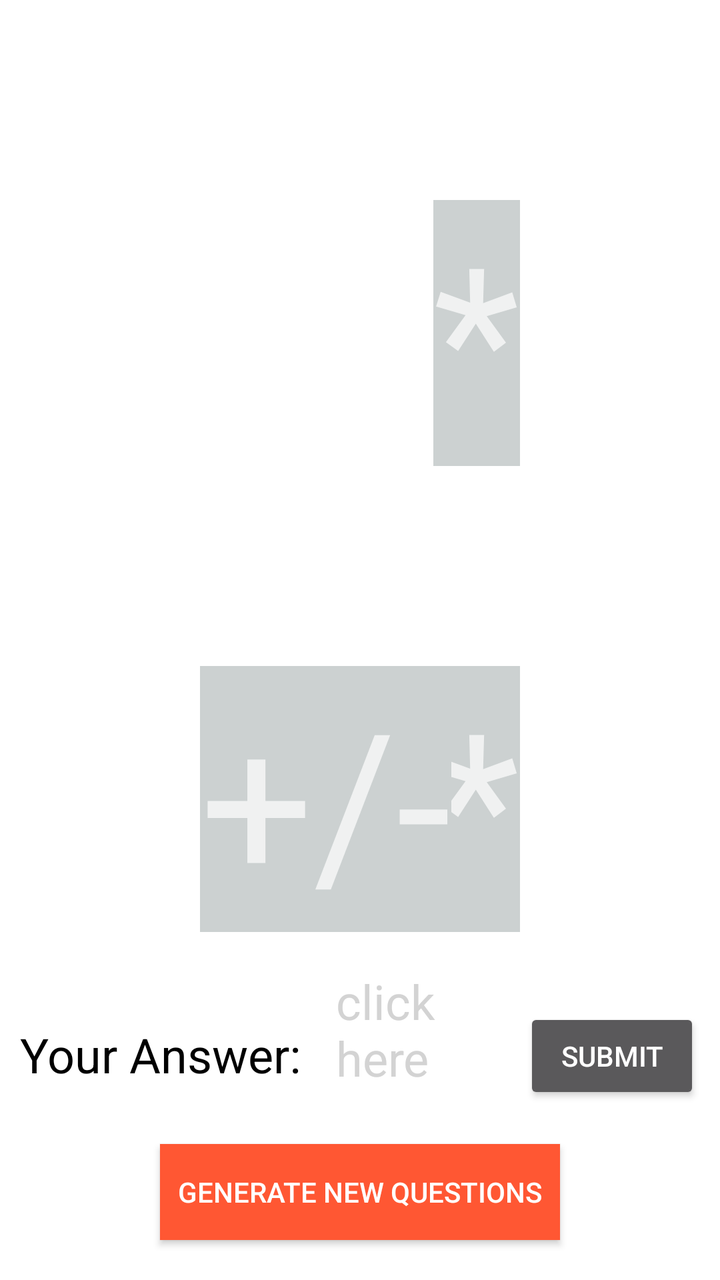
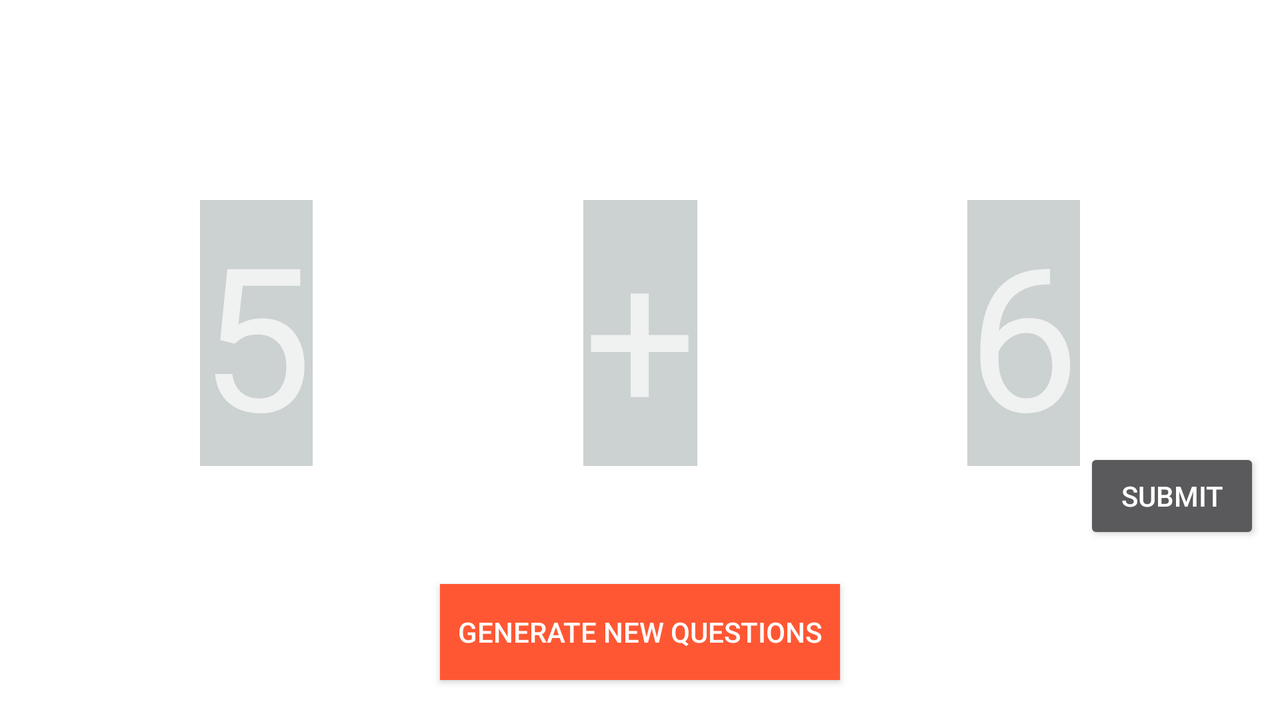

Two renders of one Android screen. The first uses the default layout on a phone; the second uses the alternative layout the repository ships for a different screen configuration, on a matching device. The two XML files are below.
<!-- AndroidManifest.xml: application theme Theme.AppCompat.NoActionBar -->
<!-- res/layout/activity_main.xml -->
<?xml version="1.0" encoding="utf-8"?>
<androidx.constraintlayout.widget.ConstraintLayout xmlns:android="http://schemas.android.com/apk/res/android"
    xmlns:app="http://schemas.android.com/apk/res-auto"
    xmlns:tools="http://schemas.android.com/tools"
    android:background="@color/white"
    android:layout_width="match_parent"
    android:layout_height="match_parent"
    tools:context=".MainActivity">


    <TextView
        android:id="@+id/num1"
        android:layout_width="wrap_content"
        android:layout_height="wrap_content"
        android:layout_margin="100dp"
        android:background="@drawable/text_background"
        android:text="*"
        android:textSize="100dp"
        app:layout_constraintEnd_toEndOf="parent"
        app:layout_constraintTop_toTopOf="parent" />

    <TextView
        android:id="@+id/num2"
        android:layout_width="wrap_content"
        android:layout_height="wrap_content"
        android:layout_margin="100dp"
        android:background="@drawable/text_background"
        android:text="*"
        android:textSize="100dp"
        app:layout_constraintEnd_toEndOf="parent"
        app:layout_constraintTop_toBottomOf="@+id/num1" />

    <TextView
        android:id="@+id/operator"
        android:layout_width="wrap_content"
        android:layout_height="wrap_content"
        android:layout_margin="100dp"
        android:background="@drawable/text_background"
        android:text="+/-"
        android:textSize="100dp"
        app:layout_constraintStart_toStartOf="parent"
        app:layout_constraintTop_toBottomOf="@+id/num1" />

    <TextView
        android:id="@+id/text1"
        android:layout_width="144dp"
        android:layout_height="41dp"
        android:text="@string/your_answer"
        android:textSize="24sp"
        android:textColor="@color/black"
        android:layout_marginStart="10dp"
        app:layout_constraintBottom_toTopOf="@+id/generateBtn"
        android:layout_marginBottom="20dp"
        app:layout_constraintStart_toStartOf="parent" />

    <EditText
        android:id="@+id/answerET"
        android:layout_width="0dp"
        android:layout_height="wrap_content"
        android:hint="click here"
        android:textColorHint="@color/grey"
        android:textSize="24sp"
        android:layout_marginStart="10dp"
        android:layout_marginEnd="10dp"
        android:layout_marginBottom="20dp"
        app:layout_constraintBottom_toTopOf="@+id/generateBtn"
        app:layout_constraintEnd_toStartOf="@+id/submitBtn"
        app:layout_constraintStart_toEndOf="@+id/text1" />

    <Button
        android:id="@+id/submitBtn"
        android:layout_width="wrap_content"
        android:layout_height="wrap_content"
        android:layout_marginEnd="10dp"
        android:text="Submit"
        android:layout_marginBottom="20dp"

        app:layout_constraintBottom_toTopOf="@+id/generateBtn"
        app:layout_constraintEnd_toEndOf="parent" />

    <Button
        android:id="@+id/generateBtn"
        android:layout_width="200dp"
        android:layout_height="wrap_content"
        android:text="Generate New Questions"
        android:background="@color/red"
        android:layout_margin="20dp"
        app:layout_constraintBottom_toBottomOf="parent"
        app:layout_constraintEnd_toEndOf="parent"
        app:layout_constraintStart_toStartOf="parent" />
</androidx.constraintlayout.widget.ConstraintLayout>
<!-- resources referenced by this layout -->
<resources>
  <color name="black">#FF000000</color>
  <color name="grey">#D3D3D3</color>
  <color name="red">#FF5733</color>
  <color name="white">#FFFFFFFF</color>
  <!-- drawable text_background (drawable) -->
  <?xml version="1.0" encoding="utf-8"?>
  <shape xmlns:android="http://schemas.android.com/apk/res/android"
      android:shape="rectangle">
      <solid android:color="#CCD1D1"/>
  </shape>
  <string name="your_answer">Your Answer:</string>
</resources>
<!-- res/layout-land/activity_main.xml (the repository's variant of the layout above) -->
<!-- drawn on the phone turned sideways -->
<?xml version="1.0" encoding="utf-8"?>
<androidx.constraintlayout.widget.ConstraintLayout xmlns:android="http://schemas.android.com/apk/res/android"
    xmlns:app="http://schemas.android.com/apk/res-auto"
    xmlns:tools="http://schemas.android.com/tools"
    android:background="@color/white"
    android:layout_width="match_parent"
    android:layout_height="match_parent"
    tools:context=".MainActivity">


    <TextView
        android:id="@+id/num1"
        android:layout_width="wrap_content"
        android:layout_height="wrap_content"
        android:layout_margin="100dp"
        android:background="@drawable/text_background"
        android:text="5"
        android:textSize="100dp"
        app:layout_constraintStart_toStartOf="parent"
        app:layout_constraintTop_toTopOf="parent" />

    <TextView
        android:id="@+id/num2"
        android:layout_width="wrap_content"
        android:layout_height="wrap_content"
        android:layout_margin="100dp"
        android:background="@drawable/text_background"
        android:text="6"
        android:textSize="100dp"
        app:layout_constraintEnd_toEndOf="parent"
        app:layout_constraintTop_toTopOf="parent" />

    <TextView
        android:id="@+id/operator"
        android:layout_width="wrap_content"
        android:layout_height="wrap_content"
        android:layout_margin="100dp"
        android:background="@drawable/text_background"
        android:text="+"
        android:textSize="100dp"
        app:layout_constraintEnd_toStartOf="@+id/num2"
        app:layout_constraintStart_toEndOf="@+id/num1"
        app:layout_constraintTop_toTopOf="parent" />

    <TextView
        android:id="@+id/text1"
        android:layout_width="144dp"
        android:layout_height="41dp"
        android:text="@string/your_answer"
        android:textSize="24sp"
        android:layout_marginStart="10dp"
        app:layout_constraintBottom_toTopOf="@+id/generateBtn"
        android:layout_marginBottom="20dp"
        app:layout_constraintStart_toStartOf="parent" />

    <EditText
        android:id="@+id/answerET"
        android:layout_width="0dp"
        android:layout_height="wrap_content"
        android:hint="click here"
        android:textSize="24sp"
        android:layout_marginStart="10dp"
        android:layout_marginEnd="10dp"
        android:layout_marginBottom="20dp"
        app:layout_constraintBottom_toTopOf="@+id/generateBtn"
        app:layout_constraintEnd_toStartOf="@+id/submitBtn"
        app:layout_constraintStart_toEndOf="@+id/text1" />

    <Button
        android:id="@+id/submitBtn"
        android:layout_width="wrap_content"
        android:layout_height="wrap_content"
        android:layout_marginEnd="10dp"
        android:text="Submit"
        android:layout_marginBottom="20dp"

        app:layout_constraintBottom_toTopOf="@+id/generateBtn"
        app:layout_constraintEnd_toEndOf="parent" />

    <Button
        android:id="@+id/generateBtn"
        android:layout_width="200dp"
        android:layout_height="wrap_content"
        android:text="Generate New Questions"
        android:background="@color/red"
        android:layout_margin="20dp"
        app:layout_constraintBottom_toBottomOf="parent"
        app:layout_constraintEnd_toEndOf="parent"
        app:layout_constraintStart_toStartOf="parent" />
</androidx.constraintlayout.widget.ConstraintLayout>
<!-- resources referenced by the variant -->
<!-- as the phone turned sideways resolves them -->
<resources>
  <color name="red">#FF5733</color>
  <color name="white">#FFFFFFFF</color>
  <!-- drawable text_background (drawable) -->
  <?xml version="1.0" encoding="utf-8"?>
  <shape xmlns:android="http://schemas.android.com/apk/res/android"
      android:shape="rectangle">
      <solid android:color="#CCD1D1"/>
  </shape>
  <string name="your_answer">Your Answer:</string>
</resources>
